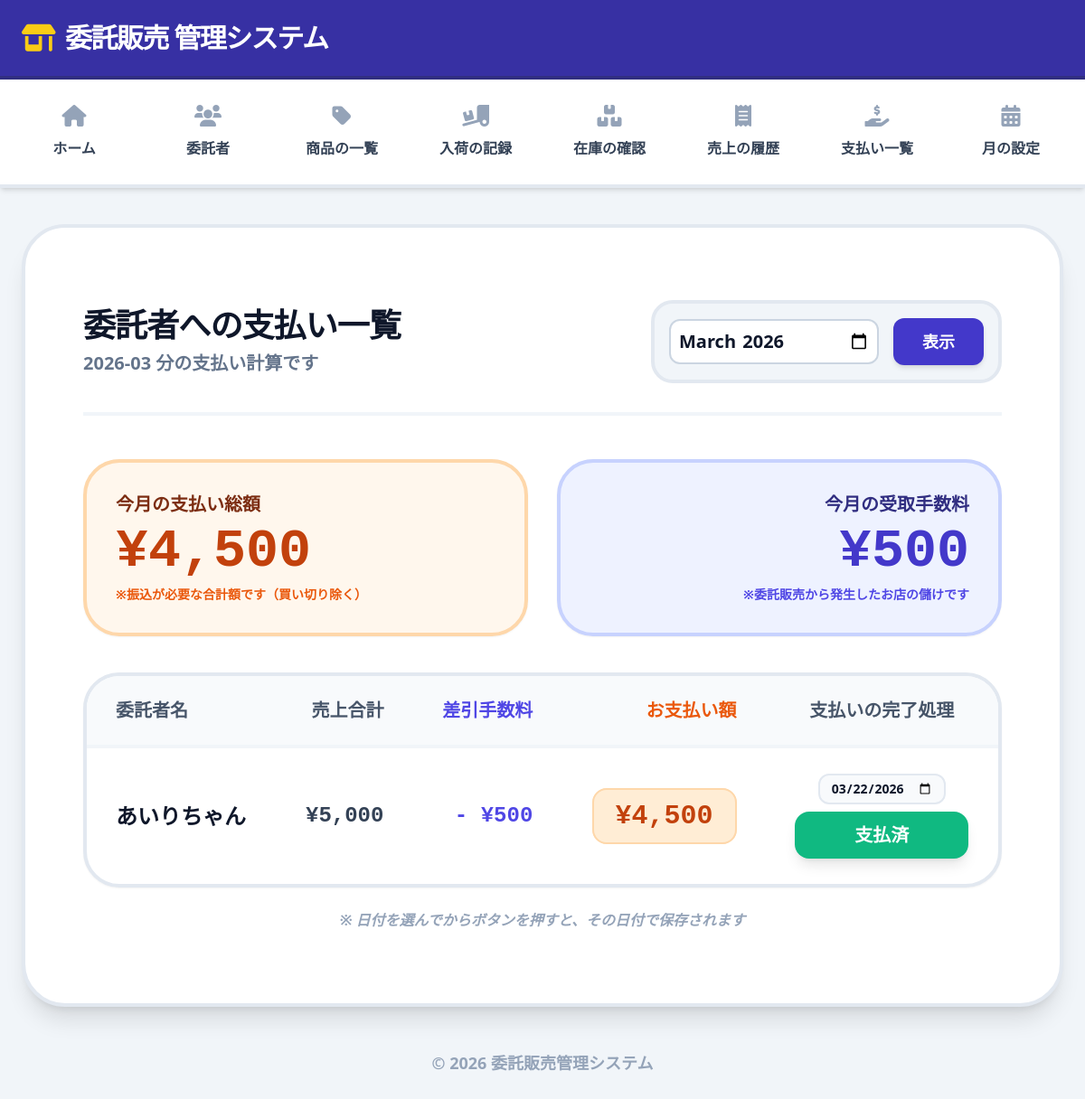
/settlements, run on an earlier commit of the app's database.
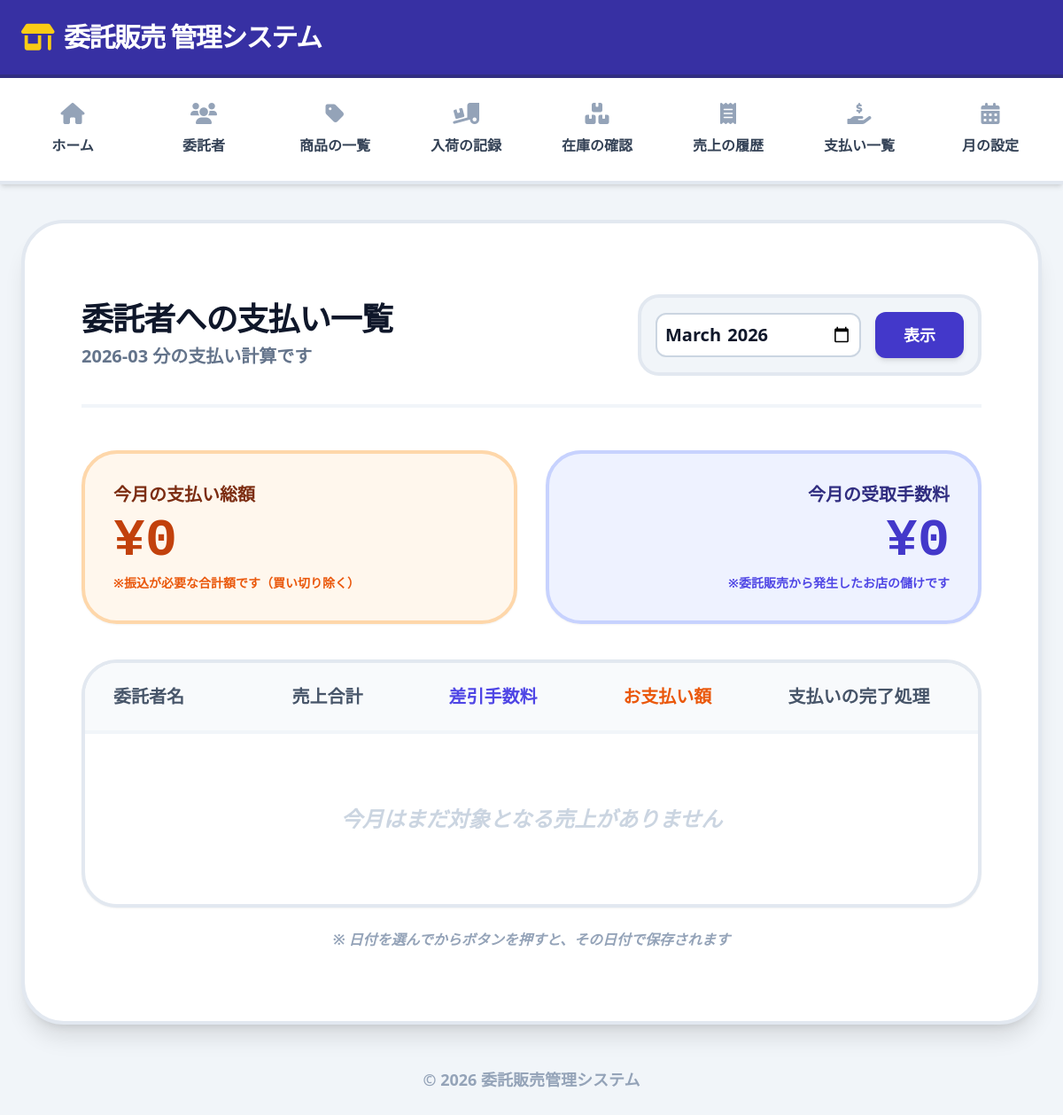
And on a later commit of the database.
### tables this page shows
CREATE TABLE consignors (
    id INTEGER PRIMARY KEY AUTOINCREMENT,
    name TEXT NOT NULL
, sns_url TEXT, memo TEXT);

### app.py (the view)
@app.route("/settlements")
def settlements():
    conn = get_db_connection()
    month = request.args.get("month") or datetime.now().strftime("%Y-%m")
    rows = conn.execute("""
        SELECT
            c.name as consignor_name,
            SUM(s.amount) as total_sales,
            SUM(CAST(s.amount * (IFNULL(p.fee_rate, 0) / 100.0) AS INTEGER)) as total_profit,
            MAX(s.settled_date) as settled_day
        FROM sales s
        JOIN products p ON s.product_id = p.id
        JOIN consignors c ON p.consignor_id = c.id
        WHERE strftime('%Y-%m', s.sale_date) = ?
          AND p.category = 'fee'
        GROUP BY c.id
    """, (month,)).fetchall()
    settlement_data = []
    total_payment_sum = 0
    total_fee_sum = 0
    for r in rows:
        sales_val = r["total_sales"] or 0
        profit_val = r["total_profit"] or 0
        payment_val = sales_val - profit_val
        settlement_data.append({
            "consignor_name": r["consignor_name"],
            "total_sales": sales_val,
            "total_fee": profit_val,
            "net_payment": payment_val,
            "is_settled": r["settled_day"] is not None,
            "settled_date": r["settled_day"]
        })
        total_payment_sum += payment_val
        total_fee_sum += profit_val
    conn.close()
    today_date = datetime.now().strftime("%Y-%m-%d")
    return render_template(
        "settlements.html",
        month=month,
        settlement_data=settlement_data,
        total_payment_sum=total_payment_sum,
        total_fee_sum=total_fee_sum,
        today_date=today_date
    )

### app.py (called while the page is built)
def get_db_connection():
    conn = sqlite3.connect("database/database.db")
    conn.row_factory = sqlite3.Row
    return conn

### templates/settlements.html (shortened to what the changed rows need)
{% extends "base.html" %}
{% block content %}
<div class="container mx-auto px-4 py-8 max-w-6xl">
    <div class="flex flex-col md:flex-row md:items-center justify-between gap-6 mb-12 border-b-4 border-slate-100 pb-8">
        <div>
            <h2 class="text-4xl font-black text-slate-900 tracking-tight">委託者への支払い一覧</h2>
        </div>
    </div>
    <div class="grid grid-cols-1 md:grid-cols-2 gap-8 mb-10">
        <div class="bg-orange-50 p-8 rounded-[2.5rem] border-4 border-orange-200 shadow-sm">
            <p class="text-xl font-black text-orange-900 mb-2">今月の支払い総額</p>
            <h3 class="text-6xl font-black text-orange-700 font-mono">
                ¥{{ "{:,}".format(total_payment_sum) }}
            </h3>
            <p class="text-sm font-bold text-orange-600 mt-2">※振込が必要な合計額です（買い切り除く）</p>
        </div>
        <div class="bg-indigo-50 p-8 rounded-[2.5rem] border-4 border-indigo-200 shadow-sm text-right">
            <p class="text-xl font-black text-indigo-900 mb-2">今月の受取手数料</p>
            <h3 class="text-6xl font-black text-indigo-700 font-mono">
                ¥{{ "{:,}".format(total_fee_sum) }}
            </h3>
            <p class="text-sm font-bold text-indigo-600 mt-2">※委託販売から発生したお店の儲けです</p>
        </div>
    </div>
    <div class="bg-white border-4 border-slate-200 rounded-[2.5rem] shadow-sm overflow-hidden">
        <div class="overflow-x-auto">
            <table class="w-full text-left border-collapse min-w-[1000px]">
                <thead>
                    <tr class="bg-slate-50 border-b-4 border-slate-100">
                        <th class="px-8 py-6 text-xl font-black text-slate-600 whitespace-nowrap">委託者名</th>
                        <th class="px-8 py-6 text-xl font-black text-slate-600 text-right whitespace-nowrap">売上合計</th>
                        <th class="px-8 py-6 text-xl font-black text-indigo-600 text-right whitespace-nowrap">差引手数料</th>
                        <th class="px-8 py-6 text-xl font-black text-orange-600 text-right whitespace-nowrap">お支払い額</th>
                        <th class="px-8 py-6 text-xl font-black text-slate-600 text-center whitespace-nowrap">支払いの完了処理</th>
                    </tr>
                </thead>
                <tbody class="divide-y-4 divide-slate-50">
                    {% for item in settlement_data %}
                    <tr class="hover:bg-slate-50 transition-all">
                        <td class="px-8 py-7 whitespace-nowrap text-2xl font-black text-slate-900">
                            {{ item.consignor_name }}
                        </td>
                        <td class="px-8 py-7 text-right whitespace-nowrap font-mono text-2xl font-bold text-slate-700">
                            ¥{{ "{:,}".format(item.total_sales) }}
                        </td>
                        <td class="px-8 py-7 text-right whitespace-nowrap font-mono text-2xl font-bold text-indigo-600">
                            - ¥{{ "{:,}".format(item.total_fee) }}
                        </td>
                        <td class="px-8 py-7 text-right whitespace-nowrap">
                            <span class="text-3xl font-black text-orange-700 font-mono bg-orange-100 px-6 py-3 rounded-2xl border-2 border-orange-200">
                                ¥{{ "{:,}".format(item.net_payment) }}
                            </span>
                        </td>
                        <td class="px-8 py-7 text-center whitespace-nowrap">
                            <form method="POST" action="{{ url_for('update_settlement_status') }}" class="flex flex-col items-center gap-2">
                                <input type="date" name="settled_date"
                                       value="{{ item.settled_date if item.settled_date else '' }}"
                                       max="{{ today_date }}"
                                       class="text-sm font-bold border-2 border-slate-200 rounded-xl px-3 py-1 bg-slate-50 focus:border-indigo-500 outline-none">
                                {% if not item.is_settled %}
                                    <input type="hidden" name="status" value="paid">
                                    <button type="submit"
                                        class="w-48 py-3 rounded-2xl border-4 border-indigo-600 bg-white text-indigo-600 font-black text-xl hover:bg-indigo-600 hover:text-white transition-all active:scale-95 shadow-md">
                                        完了にする
                                    </button>
                                {% else %}
                                    <button type="submit"
                                        class="w-48 py-3 rounded-2xl bg-emerald-500 text-white font-black text-xl shadow-lg hover:bg-rose-500 transition-all active:scale-95 group">
                                        <span class="group-hover:hidden">支払済</span>
                                    </button>
                                {% endif %}
                            </form>
                        </td>
                    </tr>
                    {% else %}
                    <tr>
                        <td colspan="5" class="py-20 text-center text-2xl font-bold text-slate-300 italic">
                            今月はまだ対象となる売上がありません
                        </td>
                    </tr>
                    {% endfor %}
                </tbody>
            </table>
        </div>
    </div>
</div>
{% endblock %}

What changed in the data, as far as the page shows it:
removed consignors: consignor_name "あいりちゃん", total_sales "5,000", total_fee "500", net_payment "4,500", settled_date "03/22/2026"
Also different on the page:
{{ "{:,}".format(total_payment_sum) }}: "4,500" → "0"
{{ "{:,}".format(total_fee_sum) }}: "500" → "0"
text now shown: "今月はまだ対象となる売上がありません"
